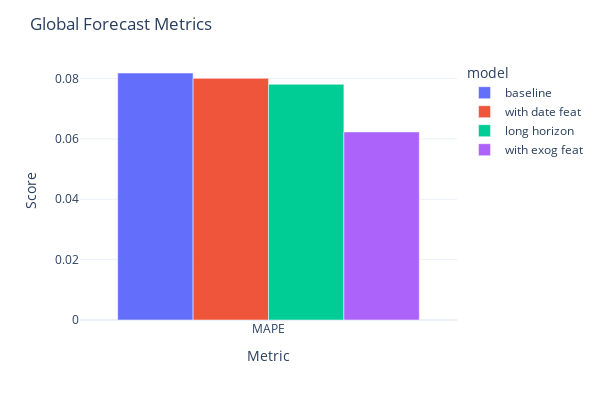

Notebook code for this chart:
### Code cell
list_metrics = ["MAPE"]
plot_global_scores(scores_df=scores_df, list_metrics=list_metrics)

### Figure 1 — Plotly figure (JSON) as saved in the notebook; plotly's stock layout.template omitted (floating-point values rounded to 4 significant figures)
{"data": [{"alignmentgroup": "True", "hovertemplate": "model=baseline<br>metric_name=%{x}<br>metric_value=%{y}<extra></extra>", "legendgroup": "baseline", "marker": {"color": "#636efa", "pattern": {"shape": ""}}, "name": "baseline", "offsetgroup": "baseline", "orientation": "v", "showlegend": true, "textposition": "auto", "type": "bar", "x": ["MAPE"], "xaxis": "x", "y": [0.08183], "yaxis": "y"}, {"alignmentgroup": "True", "hovertemplate": "model=with date feat<br>metric_name=%{x}<br>metric_value=%{y}<extra></extra>", "legendgroup": "with date feat", "marker": {"color": "#EF553B", "pattern": {"shape": ""}}, "name": "with date feat", "offsetgroup": "with date feat", "orientation": "v", "showlegend": true, "textposition": "auto", "type": "bar", "x": ["MAPE"], "xaxis": "x", "y": [0.08005], "yaxis": "y"}, {"alignmentgroup": "True", "hovertemplate": "model=long horizon<br>metric_name=%{x}<br>metric_value=%{y}<extra></extra>", "legendgroup": "long horizon", "marker": {"color": "#00cc96", "pattern": {"shape": ""}}, "name": "long horizon", "offsetgroup": "long horizon", "orientation": "v", "showlegend": true, "textposition": "auto", "type": "bar", "x": ["MAPE"], "xaxis": "x", "y": [0.07807], "yaxis": "y"}, {"alignmentgroup": "True", "hovertemplate": "model=with exog feat<br>metric_name=%{x}<br>metric_value=%{y}<extra></extra>", "legendgroup": "with exog feat", "marker": {"color": "#ab63fa", "pattern": {"shape": ""}}, "name": "with exog feat", "offsetgroup": "with exog feat", "orientation": "v", "showlegend": true, "textposition": "auto", "type": "bar", "x": ["MAPE"], "xaxis": "x", "y": [0.06231], "yaxis": "y"}], "layout": {"barmode": "group", "height": 400, "legend": {"title": {"text": "model"}, "tracegroupgap": 0}, "margin": {"t": 60}, "title": {"text": "Global Forecast Metrics"}, "width": 600, "xaxis": {"anchor": "y", "domain": [0, 1], "title": {"text": "Metric"}}, "yaxis": {"anchor": "x", "domain": [0, 1], "title": {"text": "Score"}}}}
